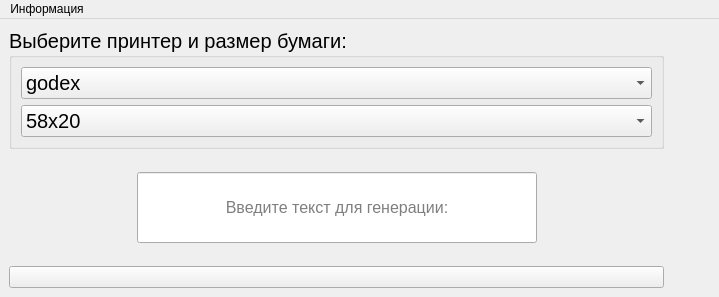
<?xml version="1.0" encoding="UTF-8"?>
<ui version="4.0">
 <class>MainWindow</class>
 <widget class="QMainWindow" name="MainWindow">
  <property name="geometry">
   <rect>
    <x>0</x>
    <y>0</y>
    <width>719</width>
    <height>297</height>
   </rect>
  </property>
  <property name="minimumSize">
   <size>
    <width>719</width>
    <height>297</height>
   </size>
  </property>
  <property name="windowTitle">
   <string>MainWindow</string>
  </property>
  <property name="windowIcon">
   <iconset resource="res.qrc">
    <normaloff>:/res/images/logo.ico</normaloff>:/res/images/logo.ico</iconset>
  </property>
  <property name="iconSize">
   <size>
    <width>30</width>
    <height>30</height>
   </size>
  </property>
  <widget class="QWidget" name="centralwidget">
   <layout class="QVBoxLayout" name="verticalLayout_5">
    <item>
     <layout class="QHBoxLayout" name="horizontalLayout_2">
      <item>
       <layout class="QVBoxLayout" name="verticalLayout_4">
        <item>
         <widget class="QGroupBox" name="groupBox">
          <property name="font">
           <font>
            <pointsize>15</pointsize>
           </font>
          </property>
          <property name="title">
           <string>Выберите принтер и размер бумаги:</string>
          </property>
          <layout class="QVBoxLayout" name="verticalLayout">
           <item>
            <widget class="QComboBox" name="comboBox_change_printer">
             <property name="currentText">
              <string>godex</string>
             </property>
             <property name="placeholderText">
              <string/>
             </property>
             <item>
              <property name="text">
               <string>godex</string>
              </property>
             </item>
            </widget>
           </item>
           <item>
            <widget class="QComboBox" name="comboBox_change_printer_2">
             <property name="currentText">
              <string>58x20</string>
             </property>
             <property name="placeholderText">
              <string/>
             </property>
             <item>
              <property name="text">
               <string>58x20</string>
              </property>
             </item>
            </widget>
           </item>
          </layout>
         </widget>
        </item>
        <item>
         <layout class="QHBoxLayout" name="horizontalLayout">
          <item>
           <spacer name="horizontalSpacer">
            <property name="orientation">
             <enum>Qt::Orientation::Horizontal</enum>
            </property>
            <property name="sizeHint" stdset="0">
             <size>
              <width>40</width>
              <height>20</height>
             </size>
            </property>
           </spacer>
          </item>
          <item>
           <layout class="QVBoxLayout" name="verticalLayout_3">
            <item>
             <spacer name="verticalSpacer">
              <property name="orientation">
               <enum>Qt::Orientation::Vertical</enum>
              </property>
              <property name="sizeHint" stdset="0">
               <size>
                <width>20</width>
                <height>40</height>
               </size>
              </property>
             </spacer>
            </item>
            <item>
             <widget class="QLineEdit" name="lineEdit_input_text">
              <property name="minimumSize">
               <size>
                <width>400</width>
                <height>71</height>
               </size>
              </property>
              <property name="maximumSize">
               <size>
                <width>0</width>
                <height>71</height>
               </size>
              </property>
              <property name="font">
               <font>
                <pointsize>12</pointsize>
               </font>
              </property>
              <property name="inputMethodHints">
               <set>Qt::InputMethodHint::ImhUppercaseOnly</set>
              </property>
              <property name="text">
               <string/>
              </property>
              <property name="maxLength">
               <number>64</number>
              </property>
              <property name="alignment">
               <set>Qt::AlignmentFlag::AlignCenter</set>
              </property>
              <property name="placeholderText">
               <string>Введите текст для генерации:</string>
              </property>
             </widget>
            </item>
            <item>
             <spacer name="verticalSpacer_2">
              <property name="orientation">
               <enum>Qt::Orientation::Vertical</enum>
              </property>
              <property name="sizeHint" stdset="0">
               <size>
                <width>20</width>
                <height>40</height>
               </size>
              </property>
             </spacer>
            </item>
           </layout>
          </item>
          <item>
           <spacer name="horizontalSpacer_2">
            <property name="orientation">
             <enum>Qt::Orientation::Horizontal</enum>
            </property>
            <property name="sizeHint" stdset="0">
             <size>
              <width>40</width>
              <height>20</height>
             </size>
            </property>
           </spacer>
          </item>
         </layout>
        </item>
        <item>
         <widget class="QPushButton" name="pushButton_set_print">
          <property name="text">
           <string/>
          </property>
          <property name="icon">
           <iconset resource="res.qrc">
            <normaloff>:/res/images/print.png</normaloff>:/res/images/print.png</iconset>
          </property>
          <property name="iconSize">
           <size>
            <width>40</width>
            <height>40</height>
           </size>
          </property>
         </widget>
        </item>
       </layout>
      </item>
      <item>
       <layout class="QVBoxLayout" name="verticalLayout_2">
        <item>
         <widget class="QPushButton" name="pushButton_qr">
          <property name="styleSheet">
           <string notr="true"/>
          </property>
          <property name="text">
           <string/>
          </property>
          <property name="icon">
           <iconset resource="res.qrc">
            <normaloff>:/res/images/qr1.png</normaloff>:/res/images/qr1.png</iconset>
          </property>
          <property name="iconSize">
           <size>
            <width>120</width>
            <height>120</height>
           </size>
          </property>
          <property name="default">
           <bool>false</bool>
          </property>
          <property name="flat">
           <bool>true</bool>
          </property>
         </widget>
        </item>
        <item>
         <widget class="QPushButton" name="pushButton_code_no_text">
          <property name="text">
           <string/>
          </property>
          <property name="icon">
           <iconset resource="res.qrc">
            <normaloff>:/res/images/scancode1.png</normaloff>:/res/images/scancode1.png</iconset>
          </property>
          <property name="iconSize">
           <size>
            <width>120</width>
            <height>120</height>
           </size>
          </property>
          <property name="flat">
           <bool>true</bool>
          </property>
         </widget>
        </item>
        <item>
         <widget class="QPushButton" name="pushButton_code_with_text">
          <property name="text">
           <string/>
          </property>
          <property name="icon">
           <iconset resource="res.qrc">
            <normaloff>:/res/images/scancode1 with text.png</normaloff>:/res/images/scancode1 with text.png</iconset>
          </property>
          <property name="iconSize">
           <size>
            <width>120</width>
            <height>120</height>
           </size>
          </property>
          <property name="flat">
           <bool>true</bool>
          </property>
         </widget>
        </item>
       </layout>
      </item>
     </layout>
    </item>
   </layout>
  </widget>
  <widget class="QMenuBar" name="menubar">
   <property name="geometry">
    <rect>
     <x>0</x>
     <y>0</y>
     <width>719</width>
     <height>22</height>
    </rect>
   </property>
   <widget class="QMenu" name="menu_info">
    <property name="title">
     <string>Информация</string>
    </property>
    <addaction name="action_info"/>
   </widget>
   <addaction name="menu_info"/>
  </widget>
  <action name="action_info">
   <property name="text">
    <string>О программе</string>
   </property>
  </action>
 </widget>
 <resources>
  <include location="res.qrc"/>
 </resources>
 <connections/>
</ui>
